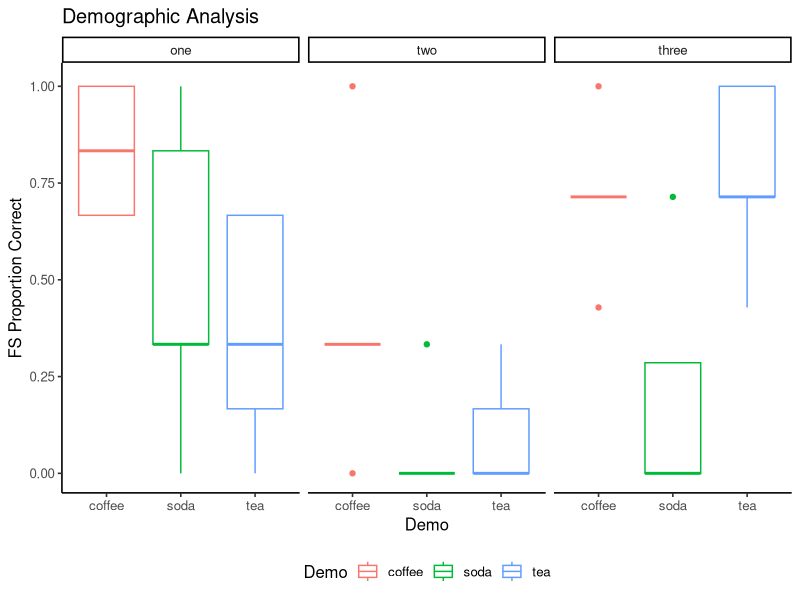
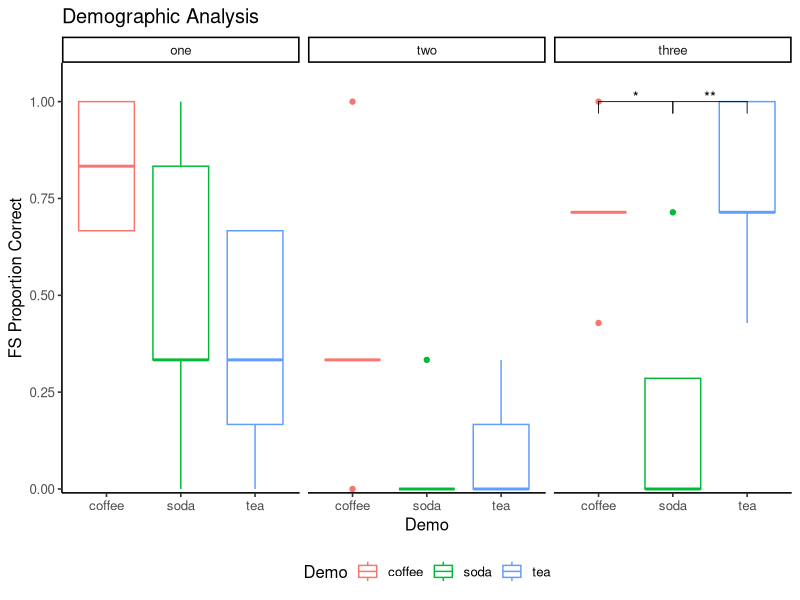
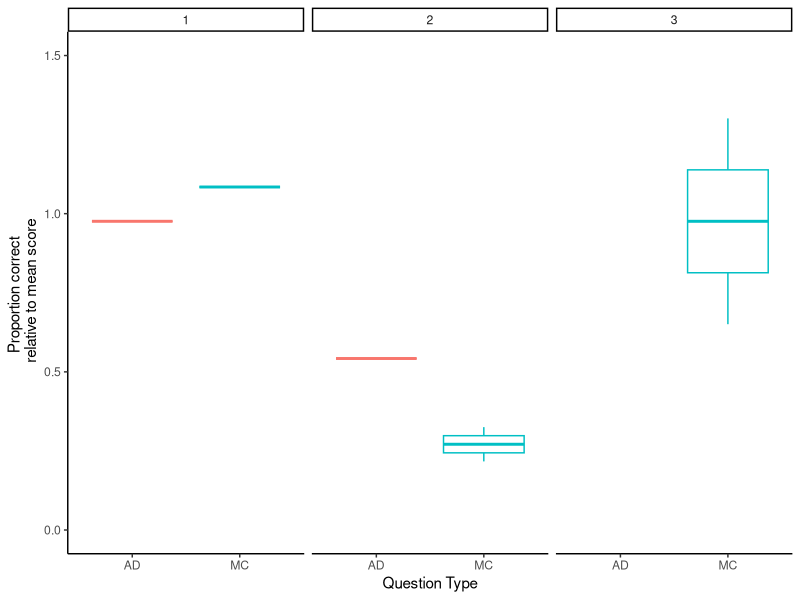
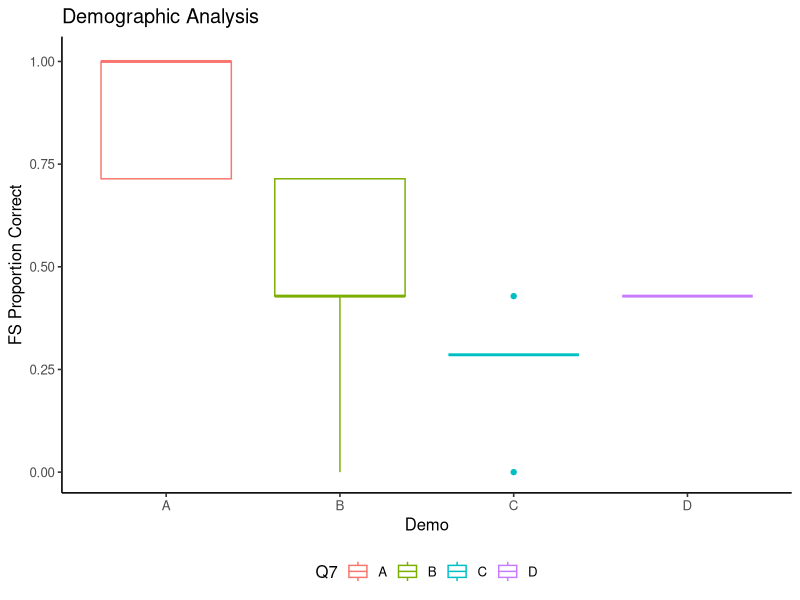
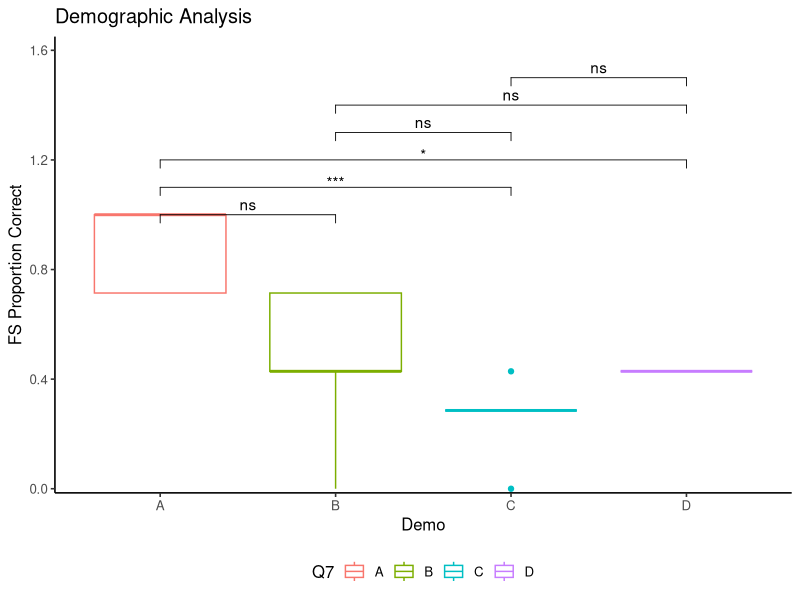

Recreate these plots in R, in order.
## ---- chunk 1
library(tidyr)
library(dplyr)
library(data.table)
library(ggplot2)
library(ggpubr)
library(rstatix)
library(multcompView)
## ---- chunk 2
# Key column may be automatically or manually added. This is dependent on the equipment and/or software used to read a multiple choice exam.
# FS indicates a fundamental statement associated with a question. This can be replaced with any question category. This will likely need to be manually added to a scantron output via spreadsheet software (e.g., Microsoft Excel) or within R. 
  # Note: This workflow is only designed for one question category column.
SID <- c("123", "234", "345", "456", "567","678","789", "890", "901", "011",
         "111", "222", "333", "444", "555","666","777", "888", "999", "000",
         "Key", "FS", "QType") 
Q1 <- c("A", "A", "A", "A", "A", "B", "A", "A", "C", "A", 
        "A", "A", "A", "A", "A", "C", "C", "A", "A", "B",
        "A", "1", "MC")
Q2 <- c("A", "A", "A", "C", "C", "C", "A", "A", "B", "C",
        "A", "A", "A", "B", "C", "C", "C", "A", "A", "D",
        "A", "1", "MC")
Q3 <- c("B", "A", "C", "B", "D", "C", "C", "C", "C", "C", 
        "D", "A", "C", "A", "D", "C", "D", "C", "C", "C",
        "B", "2", "MC")
Q4 <- c("A", "B", "D", "C", "D", "A", "B", "A", "B", "B",
        "A", "B", "C", "C", "D", "A", "B", "A", "B", "B",
        "C", "2", "MC")
Q5 <- c("B", "A", "B", "A", "B", "B", "B", "A", "B", "A", 
        "B", "B", "B", "A", "B", "A", "B", "B", "D", "C", 
        "B", "3", "MC")
Q6 <- c("D", "B", "C", "D", "D", "C", "B", "C", "D", "A", 
        "B", "A", "B", "C", "D", "D", "C", "A", "B", "C", 
        "D", "3", "MC")
Q7 <- c("B", "C", "D", "A", "B", "A", "B", "C", "D", "A", 
        "B", "A", "D", "B", "C", "D", "C", "C", "A", "C",
        "A", "2", "AD")
Q8 <- c("A", "B", "C", "C", "C", "A", "A", "B", "C", "C",
        "C", "A", "A", "B", "C", "C", "B", "C", "C", "B",
        "C", "1", "AD")
Q9 <- c("C", "B", "B", "B", "B", "C", "C", "B", "B", "B",
        "B", "C", "C", "B", "B", "B", "B", "C", "B", "C",
        "B", "3", "AD")

#This will create the working dataset for the rest of the demo
df <- data.frame(SID, Q1, Q2, Q3, Q4, Q5, Q6, Q7, Q8, Q9) 
df
## ---- chunk 3
#This will create a new vector of mock demographic data
Demo <- c("coffee", "soda", "tea", "coffee", "tea", "tea", "coffee", "soda", "tea", "tea", 
          "tea", "coffee", "coffee", "soda", "tea", "soda", "soda", "soda", "coffee", "soda",
          "", "", "")

#This will associate demographic data with a student ID based on the information above
df_Demo <- data.frame(SID, Demo) %>%
  #We only need data related to student ID for this new dataset so we can ignore "Key", FS", and "QType" data
  slice_head(n = nrow(df)-3)
df_Demo
## ---- chunk 4
#We want to store the output in a new dataframe
df_qa<-                                       
  #df is the name of mock data scantron output
  df %>% 
  #The following lines will assign points based on the letter choice you indicate as correct within the parentheses. A new column is created and the point values are stored within that column.
  #Point values are listed as 1 here, but can be any value. 
  #If any of the criteria below are not met, the cell will be left blank
         mutate(P1 = case_when(Q1=="A" ~ 1),
                P2 = case_when(Q2=="A" ~ 1),
                P3 = case_when(Q3=="B" ~ 1),
                P4 = case_when(Q4=="C" ~ 1),
                P5 = case_when(Q5=="B" ~ 1),
                P6 = case_when(Q6=="D" ~ 1), 
                P7 = case_when(Q7=="A" ~ 1),
 #The lines below are an example of an answer-dependent grading scheme.
                P8 = case_when(Q7=="A" & Q8=="C" |
                               Q7=="B" & Q8=="A" |
                               Q7=="C" & Q8=="B" ~ 1),
                P9 = case_when(Q8=="A" & Q9=="C" |
                               Q8=="B" & Q9=="A" |
                               Q8=="C" & Q9=="B" ~ 1.5))
df_qa <- df_qa %>%
  #NAs are replaced with 0 for summary statistics calculations
  replace(is.na(.), 0)
df_qa

## ---- chunk 5
#Different exams have a different number of questions. This will automate the counting to remove the Question columns.
#First, we count to the last question
Qend<- ncol(df)
#Second, we count to the first column we want to keep
Pstart<- ncol(df)+1
#Lastly we count to the last column we want to keep
  #We multiply by 2 because there are just as many Question columns as Point columns
  #We then subtract 1 to account for the SID column
  #There is also an option to account for removal of a question from the exam. It is not used here.
Pend<- Qend*2-1-(0)

# The FS cells were originally associated with the Question columns, but we now need them in the Point columns. This will copy FS to the Points columns (2:1+nQ; 2+nQ:2+2nQ)
df_qa[nrow(df_qa)-1, Pstart:Pend] = as.list(as.numeric(df[nrow(df_qa)-1, 2:Qend])) 

#We can now remove the Question columns and store in a new dataframe.
df_a<-
  df_qa%>% select(c(1, Pstart:Pend))
df_a

#To calculate the total score, we can call on columns that contain "P" for a summed score
#This can still be done before removing the Question columns as well.
df_a <- df_a %>%
  mutate(total = rowSums(select(., contains("P")),na.rm = TRUE)) 
df_a
## ---- chunk 6
###The scantron output is first transposed
df_t <- transpose(df[,-1])

#Transposing loses some information. This will restore lost information
colnames(df_t) <- df$SID

#We are making sure the FS column is interpreted numerically. This will be important during organization later on.
df_t$FS <- sapply(df_t$FS, as.numeric)

#The next steps require a formulat to calcuate proportion of different answer choices

#The first step calculates the total number of students.
#It is equal to last column to count, -2 to remove Key, FS, and QType columns
totalN <- ncol(df_t)-3

#This is the function to calculate proportion of answer choices that match the Key column
  #indicated by +1
Prop<- function(x){
  (sum(df_t[x, 1:totalN] %in% df_t[x, totalN+1]))/totalN}

#A new column is created using the function above
df_t$Pcorrect <- sapply(1:nrow(df_t), Prop)
df_t

#Additional columns are created that count the proportion of answer choices A-E typically offered on an MCQ
  #The correct answer choice should have the same proportion as the Pcorrect column above
df_t$prop.A <- apply(df_t[1:totalN], 1, function(x) length(which(x=="A"))/totalN)
df_t$prop.B <- apply(df_t[1:totalN], 1, function(x) length(which(x=="B"))/totalN)
df_t$prop.C <- apply(df_t[1:totalN], 1, function(x) length(which(x=="C"))/totalN)
df_t$prop.D <- apply(df_t[1:totalN], 1, function(x) length(which(x=="D"))/totalN)
df_t$prop.E <- apply(df_t[1:totalN], 1, function(x) length(which(x=="E"))/totalN)

#This will trim and store the answer choice distributions in a new dataframe.
df_dist <- df_t%>%
  #totalN represent total number of students from above. We can exclude all those columns
  select(-c(1:totalN))
df_dist
## ---- chunk 7
#Generating transposed answer choice dataframe to join with df_dist. This calculates mean score per question when partial credit or answer-dependent questions are used.
  #Answer-dependent questions may have multiple pathways to full credit.
  #The above distribution is limited to matching correctness to a "Key" vector 

#The point output is first transposed
df_at <- transpose(df_a[,-1]) #ignores SID for transpose 
colnames(df_at) <- df_a$SID

#This is just a count to remove the key row. -1 for Key
df_at<- slice_head(df_at, n=nrow(df_at)-1) 

#ignores SID as first column
rownames(df_at) <- colnames(df_a[2:(ncol(df_a)-1)]) 

df_at<- df_at %>%
  #new column populated with question ID, allows for joining if needed
  mutate(KEYQ = colnames(df_a[2:(ncol(df_a)-1)])) 

df_at <- df_at %>%
  rowwise() %>%
  #Cells were originally left blank if no points were earned. This will replace blanks with 0
  mutate(across(where(is.numeric), ~replace(., is.na(.), 0))) %>%
  # -3 removes Key, FS, QType, and KEYQ columns
  mutate(mean = mean(c_across(1:(ncol(df_at)-4)))) %>% 
  # -4 removes the new "mean" column as well
  mutate(sum = sum(c_across(1:(ncol(df_at)-5)))) 
df_at

#This will create the new dataframe with question distribution outcomes 
df_dist <- bind_cols(df_dist, df_at$mean)
df_dist <- df_dist %>%
  rename(mean = ncol(df_dist)) ### The mean calculation takes into account Question != 1 point
df_dist
## ---- chunk 8
#Reset df_at for aggregate analysis
df_at <- transpose(df_a[,-1]) 
colnames(df_at) <- df_a$SID

df_at <- df_at %>%
  #Cells were originally left blank if no points were earned. This will replace blanks with 0
  replace(is.na(.), 0)

#starting at col2 skips SID col1; adds "Question" column 
df_at$Question <- colnames(df_a[2:ncol(df_a)]) 

#Note: Replace FS with Bloom as needed
df_atg<-gather(df_at, key = "SID", value = "total", -Key, -FS, -Question)

#This is where you aggregate student scores Question Category (e.g., FS, Bloom) . Recommend changing the df name based on variable you are collapsing
FS_score<-df_atg %>%   
  group_by(FS, SID) %>%
  #creates a sum column based on points assigned
  summarise(FS_score=sum(total,na.rm=TRUE))
FS_score

FS_poss<- df_atg %>%
  group_by(FS, SID) %>%
  #creates a sum column based on total points possible (indicated by Key points) 
  summarise(FS_points_poss=sum(Key))
FS_poss

#Joins newly created dataframes
df_FS <- left_join(FS_score, FS_poss)

#Calculates a proportional correct column
df_FS<- df_FS %>%
  mutate(FS_score_prop = FS_score/FS_points_poss)

#removes summed FS values. There are three FS in the example, so any values above this are sums
df_FS<- df_FS %>%
  filter(FS < 4) 
df_FS
## ---- chunk 9
#Incorporating student demographic data
df_FS_Demo <- inner_join(df_FS, df_Demo, by = "SID") 

#It may be advantageous to treat FS as a character, not numeric
df_FS_Demo$FS <- sapply(df_FS_Demo$FS, as.character)
#This will ensure FS are displayed in order
df_FS_Demo$FS <- factor(df_FS_Demo$FS, levels = c("1", "2", "3"))

#You can add a more meaningful name to each FS or Question category
df_FS_Demo <- df_FS_Demo %>%
  mutate(Theme = case_when(FS == "1"  ~ "one",
                           FS == "2"  ~ "two",
                           FS == "3"  ~ "three"))

#This will ensure FS are displayed in order
df_FS_Demo$Theme <- factor(df_FS_Demo$Theme, levels = c("one",
                                                        "two",
                                                        "three"))
df_FS_Demo
## ---- chunk 10
p <- ggplot(df_FS_Demo, aes(x= Demo, y=FS_score_prop, color = Demo))+
  theme_classic2()+   
  geom_boxplot()+
  scale_y_continuous(limits = c(0,1.01))+
#optional line breaks, useful with 5+ categories
  #geom_vline(xintercept = c(0.5+(1:4)), linetype="dotted", color = "grey", size=0.5)+ 
#optional mean score
  #geom_hline(yintercept = mean(df_FS_Demo$FS_score2), linetype="dotted", color = "grey", size=0.3)+ 
  ggtitle("Demographic Analysis")+
  xlab("Demo")+
  ylab("FS Proportion Correct")+
  theme(legend.position = "bottom")+
#Creates a separate panel for each FS with a meaningful name
  facet_wrap(~Theme)

p

df_stats<- df_FS_Demo
stat.test <- df_stats %>%
  #Check grouping (Theme or Demo)
  group_by(Theme) %>%
  #Check comparison (Theme or Demo)
  t_test(FS_score_prop ~ Demo) %>%            ### wilcox alt  
  adjust_pvalue(method = "bonferroni") %>%
  add_significance() 
stat.test 

stat.test <- stat.test %>% add_xy_position(x = "Theme", dodge = 0.8)

p + stat_pvalue_manual(stat.test, label = "p.adj.signif", t.length = 0.01,
                       hide.ns = TRUE, y.position = 1,
                       xmin = "group1", xmax = "group2")+
  scale_y_continuous(expand = expansion(mult = c(0.01, 0.1)))
## ---- chunk 11
###transpose df_a to become df_at
df_at <- transpose(df_a[,-1]) #ignores SID for transpose 
colnames(df_at) <- df_a$SID

df_at<- slice_head(df_at, n=nrow(df_at)-1) #This is just a count to remove the Total row.
rownames(df_at) <- colnames(df_a[2:(ncol(df_a)-1)]) #ignores SID as first column
df_at<- df_at %>%
  mutate(KEYQ = colnames(df_a[2:(ncol(df_a)-1)]))

df_at <- df_at %>%
  rowwise() %>%
  mutate(mean = mean(c_across(1:(ncol(df_at)-4)))) %>% ####-4 removes "Key", "FS", "QType", and "KeyQ" from calculation
  mutate(sum = sum(c_across(1:(ncol(df_at)-5)))) ##### -5 removes the new "mean" column as well

# Calculate mean score and relative correctness for P7-P9 questions
pdemo_analysis <- df_at %>%
  mutate(Exmean = mean(df_at$mean)) %>%
  mutate(relcorr = mean/Exmean)

#add QType
pdemo_analysis$QType <- c(as.character(df[nrow(df), 2:Qend]))

pdemo_analysis

# Plot relative correctness by question type for P7-P9
ggplot(pdemo_analysis, aes(x = QType, y = relcorr, color = QType)) +
  geom_boxplot() +
  theme_classic() +
  xlab("Question Type") +
  ylab("Proportion correct \n relative to mean score") +
  theme(legend.position = "none") +
  scale_y_continuous(limits = c(0, 1.5))+
  facet_wrap(~FS)
## ---- chunk 12
pdemo <- select(df_qa, Q7, P7, P8, P9) %>% ### Must specify initial Question and all associated Points
  rowwise() %>%
  mutate(P_total = sum(P7, P8, P9, na.rm = TRUE)) %>% ### Must specify all associated Points
  filter(!is.na(Q7)) ### Removes choices where inital choice omitted 

pdemo <- pdemo %>%
  mutate(P_poss = pdemo[[nrow(pdemo)-2,ncol(pdemo)]]) %>%    ### [key row, total column]
  mutate(P_prop = P_total/P_poss)

pdemo <- data.frame(pdemo) %>% 
  slice_head(n=nrow(pdemo)-3) ### Removes "Key", "FS" and "QType" Rows
pdemo
## ---- chunk 13
p <- ggplot(pdemo, aes(x= Q7, y=P_prop, color = Q7))+
  theme_classic2()+   
  geom_boxplot()+
  scale_y_continuous(limits = c(0,1.01))+
#optional line breaks, useful with 5+ categories
  #geom_vline(xintercept = c(0.5+(1:4)), linetype="dotted", color = "grey", size=0.5)+ 
#optional mean score
  #geom_hline(yintercept = mean(df_FS_Demo$FS_score2), linetype="dotted", color = "grey", size=0.3)+ 
  ggtitle("Demographic Analysis")+
  xlab("Demo")+
  ylab("FS Proportion Correct")+
  theme(legend.position = "bottom")

p

df_stats<- pdemo
stat.test <- df_stats %>%
  #Check grouping (Theme or Demo)
  #group_by(Q7) %>%
  #Check comparison (Theme or Demo)
  t_test(P_prop ~ Q7) %>%            ### wilcox alt  
  adjust_pvalue(method = "bonferroni") %>%
  add_significance() 
stat.test 

stat.test <- stat.test %>% add_xy_position(x = "Theme", dodge = 0.8)

p + stat_pvalue_manual(stat.test, label = "p.adj.signif", t.length = 0.01,
                       hide.ns = FALSE, y.position = 1, step.increase = 0.1,
                       xmin = "group1", xmax = "group2")+
  scale_y_continuous(expand = expansion(mult = c(0.01, 0.1)))
